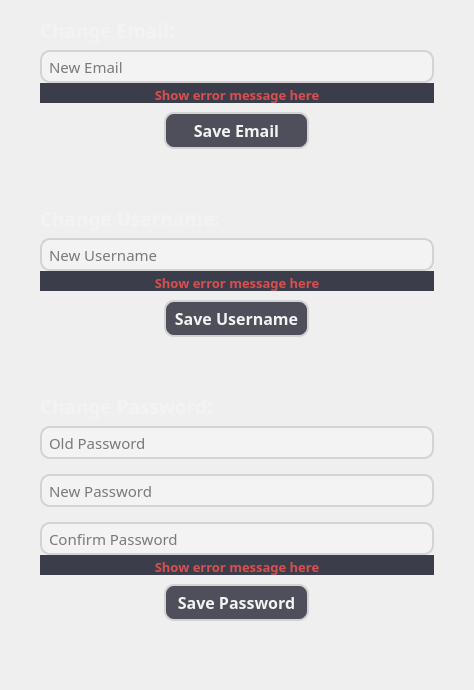
                     <widget class="QFrame" name="settingsChangeVerticalFrame">
                      <property name="minimumSize">
                       <size>
                        <width>474</width>
                        <height>0</height>
                       </size>
                      </property>
                      <property name="styleSheet">
                       <string notr="true"/>
                      </property>
                      <layout class="QVBoxLayout" name="verticalLayout_7">
                       <property name="spacing">
                        <number>0</number>
                       </property>
                       <property name="leftMargin">
                        <number>40</number>
                       </property>
                       <property name="topMargin">
                        <number>10</number>
                       </property>
                       <property name="rightMargin">
                        <number>40</number>
                       </property>
                       <property name="bottomMargin">
                        <number>20</number>
                       </property>
                       <item>
                        <widget class="QFrame" name="settingsChangeInsideVerticalFrame">
                         <layout class="QVBoxLayout" name="verticalLayout_6">
                          <property name="spacing">
                           <number>0</number>
                          </property>
                          <property name="leftMargin">
                           <number>0</number>
                          </property>
                          <property name="topMargin">
                           <number>0</number>
                          </property>
                          <property name="rightMargin">
                           <number>0</number>
                          </property>
                          <property name="bottomMargin">
                           <number>0</number>
                          </property>
                          <item>
                           <widget class="QLabel" name="changeEmailLabel">
                            <property name="minimumSize">
                             <size>
                              <width>0</width>
                              <height>40</height>
                             </size>
                            </property>
                            <property name="font">
                             <font>
                              <family>Cairo</family>
                              <pointsize>14</pointsize>
                              <weight>75</weight>
                              <bold>true</bold>
                             </font>
                            </property>
                            <property name="styleSheet">
                             <string notr="true">#changeEmailLabel {
color: #f3f3f3
}</string>
                            </property>
                            <property name="text">
                             <string>Change Email:</string>
                            </property>
                           </widget>
                          </item>
                          <item>
                           <widget class="QLineEdit" name="emailLineEdit">
                            <property name="maximumSize">
                             <size>
                              <width>500</width>
                              <height>33</height>
                             </size>
                            </property>
                            <property name="font">
                             <font>
                              <family>Cairo</family>
                              <pointsize>11</pointsize>
                              <weight>50</weight>
                              <bold>false</bold>
                             </font>
                            </property>
                            <property name="toolTip">
                             <string>&lt;html&gt;&lt;head/&gt;&lt;body&gt;&lt;p&gt;Enter a valid email address (e.g., name@example.com).&lt;/p&gt;&lt;/body&gt;&lt;/html&gt;</string>
                            </property>
                            <property name="styleSheet">
                             <string notr="true">#emailLineEdit {
    background-color: #f3f3f3; 
    border: 2px solid lightgray;  
    border-radius: 10px;         
    padding: 5px;                        
    color: black;             
}</string>
                            </property>
                            <property name="text">
                             <string/>
                            </property>
                            <property name="placeholderText">
                             <string>New Email</string>
                            </property>
                           </widget>
                          </item>
                          <item>
                           <widget class="QLabel" name="saveEmailErrorMessageLabel">
                            <property name="sizePolicy">
                             <sizepolicy hsizetype="Expanding" vsizetype="Expanding">
                              <horstretch>0</horstretch>
                              <verstretch>0</verstretch>
                             </sizepolicy>
                            </property>
                            <property name="minimumSize">
                             <size>
                              <width>252</width>
                              <height>20</height>
                             </size>
                            </property>
                            <property name="maximumSize">
                             <size>
                              <width>500</width>
                              <height>60</height>
                             </size>
                            </property>
                            <property name="font">
                             <font>
                              <family>Cairo</family>
                              <pointsize>10</pointsize>
                              <weight>75</weight>
                              <bold>true</bold>
                              <strikeout>false</strikeout>
                              <kerning>true</kerning>
                             </font>
                            </property>
                            <property name="styleSheet">
                             <string notr="true">#saveEmailErrorMessageLabel {
	color: #D84F4F;
	background-color: #3C3D4A;
	border: none;
}</string>
                            </property>
                            <property name="lineWidth">
                             <number>1</number>
                            </property>
                            <property name="midLineWidth">
                             <number>0</number>
                            </property>
                            <property name="text">
                             <string>&lt;p style='line-height: 0.7;'&gt;Show error message here&lt;/p&gt;</string>
                            </property>
                            <property name="textFormat">
                             <enum>Qt::RichText</enum>
                            </property>
                            <property name="scaledContents">
                             <bool>true</bool>
                            </property>
                            <property name="alignment">
                             <set>Qt::AlignCenter</set>
                            </property>
                            <property name="wordWrap">
                             <bool>true</bool>
                            </property>
                            <property name="margin">
                             <number>0</number>
                            </property>
                            <property name="indent">
                             <number>-1</number>
                            </property>
                            <property name="textInteractionFlags">
                             <set>Qt::LinksAccessibleByMouse|Qt::TextSelectableByMouse</set>
                            </property>
                           </widget>
                          </item>
                          <item>
                           <widget class="QFrame" name="frame">
                            <property name="maximumSize">
                             <size>
                              <width>500</width>
                              <height>16777215</height>
                             </size>
                            </property>
                            <layout class="QHBoxLayout" name="emailButonHorizontalLayout">
                             <property name="topMargin">
                              <number>9</number>
                             </property>
                             <item>
                              <widget class="QPushButton" name="emailPushButton">
                               <property name="minimumSize">
                                <size>
                                 <width>0</width>
                                 <height>31</height>
                                </size>
                               </property>
                               <property name="maximumSize">
                                <size>
                                 <width>145</width>
                                 <height>16777215</height>
                                </size>
                               </property>
                               <property name="font">
                                <font>
                                 <family>Cairo</family>
                                 <pointsize>12</pointsize>
                                 <weight>75</weight>
                                 <bold>true</bold>
                                </font>
                               </property>
                               <property name="cursor">
                                <cursorShape>PointingHandCursor</cursorShape>
                               </property>
                               <property name="toolTip">
                                <string>&lt;html&gt;&lt;head/&gt;&lt;body&gt;&lt;p&gt;Save your new email.&lt;/p&gt;&lt;/body&gt;&lt;/html&gt;</string>
                               </property>
                               <property name="styleSheet">
                                <string notr="true">#emailPushButton  {
    background-color: #4E4F5A; 
    border: 2px solid lightgray;  
    border-radius: 10px;         
    padding: 5px;                      
    color: #f3f3f3;       
}


#emailPushButton:hover {
    background-color: #464751; 
	border-color: #D7D7D7;
}

#emailPushButton:pressed {
    background-color: #383840; 
	border-color:#D7D7D7;
}</string>
                               </property>
                               <property name="text">
                                <string>Save Email</string>
                               </property>
                              </widget>
                             </item>
                            </layout>
                           </widget>
                          </item>
                          <item>
                           <spacer name="verticalSpacer_16">
                            <property name="orientation">
                             <enum>Qt::Vertical</enum>
                            </property>
                            <property name="sizeHint" stdset="0">
                             <size>
                              <width>20</width>
                              <height>40</height>
                             </size>
                            </property>
                           </spacer>
                          </item>
                          <item>
                           <widget class="QLabel" name="changeUsernameLabel">
                            <property name="minimumSize">
                             <size>
                              <width>0</width>
                              <height>40</height>
                             </size>
                            </property>
                            <property name="font">
                             <font>
                              <family>Cairo</family>
                              <pointsize>14</pointsize>
                              <weight>75</weight>
                              <bold>true</bold>
                             </font>
                            </property>
                            <property name="styleSheet">
                             <string notr="true">#changeUsernameLabel {
color: #f3f3f3
}</string>
                            </property>
                            <property name="text">
                             <string>Change Username:</string>
                            </property>
                           </widget>
                          </item>
                          <item>
                           <widget class="QLineEdit" name="usernameLineEdit">
                            <property name="maximumSize">
                             <size>
                              <width>500</width>
                              <height>33</height>
                             </size>
                            </property>
                            <property name="font">
                             <font>
                              <family>Cairo</family>
                              <pointsize>11</pointsize>
                             </font>
                            </property>
                            <property name="toolTip">
                             <string>&lt;html&gt;&lt;head/&gt;&lt;body&gt;&lt;p&gt;Choose a username that is at most 10 characters long.&lt;/p&gt;&lt;/body&gt;&lt;/html&gt;</string>
                            </property>
                            <property name="styleSheet">
                             <string notr="true">#usernameLineEdit {
    background-color: #f3f3f3; 
    border: 2px solid lightgray;  
    border-radius: 10px;         
    padding: 5px;                        
    color: black;             
	/*margin-bottom: 10px;*/
}</string>
                            </property>
                            <property name="text">
                             <string/>
                            </property>
                            <property name="placeholderText">
                             <string>New Username</string>
                            </property>
                           </widget>
                          </item>
                          <item>
                           <widget class="QLabel" name="saveUsernameErrorMessageLabel">
                            <property name="sizePolicy">
                             <sizepolicy hsizetype="Expanding" vsizetype="Expanding">
                              <horstretch>0</horstretch>
                              <verstretch>0</verstretch>
                             </sizepolicy>
                            </property>
                            <property name="minimumSize">
                             <size>
                              <width>252</width>
                              <height>20</height>
                             </size>
                            </property>
                            <property name="maximumSize">
                             <size>
                              <width>500</width>
                              <height>50</height>
                             </size>
                            </property>
                            <property name="font">
                             <font>
                              <family>Cairo</family>
                              <pointsize>10</pointsize>
                              <weight>75</weight>
                              <bold>true</bold>
                             </font>
                            </property>
                            <property name="styleSheet">
                             <string notr="true">#saveUsernameErrorMessageLabel {
	color: #D84F4F;
	background-color: #3C3D4A;
}</string>
                            </property>
                            <property name="text">
                             <string>&lt;p style='line-height: 0.7;'&gt;Show error message here&lt;/p&gt;</string>
                            </property>
                            <property name="alignment">
                             <set>Qt::AlignCenter</set>
                            </property>
                            <property name="wordWrap">
                             <bool>true</bool>
                            </property>
                            <property name="textInteractionFlags">
                             <set>Qt::LinksAccessibleByMouse|Qt::TextSelectableByMouse</set>
                            </property>
                           </widget>
                          </item>
                          <item>
                           <widget class="QFrame" name="frame">
                            <property name="maximumSize">
                             <size>
                              <width>500</width>
                              <height>16777215</height>
                             </size>
                            </property>
                            <layout class="QHBoxLayout" name="usernameButtonHorizontalLayout">
                             <item>
                              <widget class="QPushButton" name="usernamePushButton">
                               <property name="minimumSize">
                                <size>
                                 <width>0</width>
                                 <height>31</height>
                                </size>
                               </property>
                               <property name="maximumSize">
                                <size>
                                 <width>145</width>
                                 <height>16777215</height>
                                </size>
                               </property>
                               <property name="font">
                                <font>
                                 <family>Cairo</family>
                                 <pointsize>12</pointsize>
                                 <weight>75</weight>
                                 <bold>true</bold>
                                </font>
                               </property>
                               <property name="cursor">
                                <cursorShape>PointingHandCursor</cursorShape>
                               </property>
                               <property name="toolTip">
                                <string>&lt;html&gt;&lt;head/&gt;&lt;body&gt;&lt;p&gt;Save your new username.&lt;/p&gt;&lt;/body&gt;&lt;/html&gt;</string>
                               </property>
                               <property name="styleSheet">
                                <string notr="true">#usernamePushButton  {
    background-color: #4E4F5A; 
    border: 2px solid lightgray;  
    border-radius: 10px;         
    padding: 5px;                     
    color: #f3f3f3;       
}

#usernamePushButton:hover {
    background-color: #464751; 
	border-color: #D7D7D7;
}

#usernamePushButton:pressed {
    background-color: #383840; 
	border-color:#D7D7D7;
}</string>
                               </property>
                               <property name="text">
                                <string>Save Username</string>
                               </property>
                              </widget>
                             </item>
                            </layout>
                           </widget>
                          </item>
                          <item>
                           <spacer name="verticalSpacer_17">
                            <property name="orientation">
                             <enum>Qt::Vertical</enum>
                            </property>
                            <property name="sizeHint" stdset="0">
                             <size>
                              <width>20</width>
                              <height>40</height>
                             </size>
                            </property>
                           </spacer>
                          </item>
                          <item>
                           <widget class="QLabel" name="changePasswordLabel">
                            <property name="minimumSize">
                             <size>
                              <width>0</width>
                              <height>40</height>
                             </size>
                            </property>
                            <property name="font">
                             <font>
                              <family>Cairo</family>
                              <pointsize>14</pointsize>
                              <weight>75</weight>
                              <bold>true</bold>
                             </font>
                            </property>
                            <property name="styleSheet">
                             <string notr="true">#changePasswordLabel {
color: #f3f3f3
}</string>
                            </property>
                            <property name="text">
                             <string>Change Password:</string>
                            </property>
                           </widget>
                          </item>
                          <item>
                           <widget class="QFrame" name="verticalFrame">
                            <layout class="QVBoxLayout" name="changePasswordVerticalFrame">
                             <property name="spacing">
                              <number>15</number>
                             </property>
                             <property name="leftMargin">
                              <number>0</number>
                             </property>
                             <property name="topMargin">
                              <number>0</number>
                             </property>
                             <property name="rightMargin">
                              <number>0</number>
                             </property>
                             <property name="bottomMargin">
                              <number>0</number>
                             </property>
                             <item>
                              <widget class="QLineEdit" name="oldPasswordLineEdit">
                               <property name="maximumSize">
                                <size>
                                 <width>500</width>
                                 <height>33</height>
                                </size>
                               </property>
                               <property name="font">
                                <font>
                                 <family>Cairo</family>
                                 <pointsize>11</pointsize>
                                </font>
                               </property>
                               <property name="toolTip">
                                <string>&lt;html&gt;&lt;head/&gt;&lt;body&gt;&lt;p&gt;Enter your current password.&lt;/p&gt;&lt;/body&gt;&lt;/html&gt;</string>
                               </property>
                               <property name="styleSheet">
                                <string notr="true">#oldPasswordLineEdit {
    background-color: #f3f3f3; 
    border: 2px solid lightgray;  
    border-radius: 10px;         
    padding: 5px;                    
    color: black;             
}</string>
                               </property>
                               <property name="text">
                                <string/>
                               </property>
                               <property name="echoMode">
                                <enum>QLineEdit::Password</enum>
                               </property>
                               <property name="placeholderText">
                                <string>Old Password</string>
                               </property>
                              </widget>
                             </item>
                             <item>
                              <widget class="QLineEdit" name="newPasswordLineEdit">
                               <property name="maximumSize">
                                <size>
                                 <width>500</width>
                                 <height>33</height>
                                </size>
                               </property>
                               <property name="font">
                                <font>
                                 <family>Cairo</family>
                                 <pointsize>11</pointsize>
                                </font>
                               </property>
                               <property name="toolTip">
                                <string>&lt;html&gt;&lt;head/&gt;&lt;body&gt;&lt;p&gt;Your new password must have at least one uppercase letter and one digit. Minimum 6 characters and at most 20.&lt;/p&gt;&lt;/body&gt;&lt;/html&gt;</string>
                               </property>
                               <property name="styleSheet">
                                <string notr="true">#newPasswordLineEdit {
    background-color: #f3f3f3; 
    border: 2px solid lightgray;  
    border-radius: 10px;         
    padding: 5px;                    
    color: black;             
}</string>
                               </property>
                               <property name="text">
                                <string/>
                               </property>
                               <property name="echoMode">
                                <enum>QLineEdit::Password</enum>
                               </property>
                               <property name="placeholderText">
                                <string>New Password</string>
                               </property>
                              </widget>
                             </item>
                             <item>
                              <widget class="QLineEdit" name="confirmPasswordLineEdit">
                               <property name="maximumSize">
                                <size>
                                 <width>500</width>
                                 <height>33</height>
                                </size>
                               </property>
                               <property name="font">
                                <font>
                                 <family>Cairo</family>
                                 <pointsize>11</pointsize>
                                </font>
                               </property>
                               <property name="toolTip">
                                <string>&lt;html&gt;&lt;head/&gt;&lt;body&gt;&lt;p&gt;Confirm your new password by entering it again.&lt;/p&gt;&lt;/body&gt;&lt;/html&gt;</string>
                               </property>
                               <property name="styleSheet">
                                <string notr="true">#confirmPasswordLineEdit {
    background-color: #f3f3f3; 
    border: 2px solid lightgray;  
    border-radius: 10px;         
    padding: 5px;                      
    color: black;             
}</string>
                               </property>
                               <property name="text">
                                <string/>
                               </property>
                               <property name="echoMode">
                                <enum>QLineEdit::Password</enum>
                               </property>
                               <property name="placeholderText">
                                <string>Confirm Password</string>
                               </property>
                              </widget>
                             </item>
                            </layout>
                           </widget>
                          </item>
                          <item>
                           <widget class="QLabel" name="savePasswordErrorMessageLabel">
                            <property name="sizePolicy">
                             <sizepolicy hsizetype="Expanding" vsizetype="Expanding">
                              <horstretch>0</horstretch>
                              <verstretch>0</verstretch>
                             </sizepolicy>
                            </property>
                            <property name="minimumSize">
                             <size>
                              <width>252</width>
                              <height>20</height>
                             </size>
                            </property>
                            <property name="maximumSize">
                             <size>
                              <width>500</width>
                              <height>50</height>
                             </size>
                            </property>
                            <property name="font">
                             <font>
                              <family>Cairo</family>
                              <pointsize>10</pointsize>
                              <weight>75</weight>
                              <bold>true</bold>
                             </font>
                            </property>
                            <property name="styleSheet">
                             <string notr="true">#savePasswordErrorMessageLabel {
	color: #D84F4F;
	background-color: #3C3D4A;
	line-height: 50%;
}</string>
                            </property>
                            <property name="text">
                             <string>&lt;p style='line-height: 0.7;'&gt;Show error message here&lt;/p&gt;</string>
                            </property>
                            <property name="alignment">
                             <set>Qt::AlignCenter</set>
                            </property>
                            <property name="wordWrap">
                             <bool>true</bool>
                            </property>
                            <property name="textInteractionFlags">
                             <set>Qt::LinksAccessibleByMouse|Qt::TextSelectableByMouse</set>
                            </property>
                           </widget>
                          </item>
                          <item>
                           <widget class="QFrame" name="frame">
                            <property name="maximumSize">
                             <size>
                              <width>500</width>
                              <height>16777215</height>
                             </size>
                            </property>
                            <layout class="QHBoxLayout" name="passwordButtonHorizontalLayout">
                             <item>
                              <widget class="QPushButton" name="passwordPushButton">
                               <property name="minimumSize">
                                <size>
                                 <width>0</width>
                                 <height>31</height>
                                </size>
                               </property>
                               <property name="maximumSize">
                                <size>
                                 <width>145</width>
                                 <height>16777215</height>
                                </size>
                               </property>
                               <property name="font">
                                <font>
                                 <family>Cairo</family>
                                 <pointsize>12</pointsize>
                                 <weight>75</weight>
                                 <bold>true</bold>
                                </font>
                               </property>
                               <property name="cursor">
                                <cursorShape>PointingHandCursor</cursorShape>
                               </property>
                               <property name="toolTip">
                                <string>&lt;html&gt;&lt;head/&gt;&lt;body&gt;&lt;p&gt;Save your new password.&lt;/p&gt;&lt;/body&gt;&lt;/html&gt;</string>
                               </property>
                               <property name="styleSheet">
                                <string notr="true">#passwordPushButton  {
    background-color: #4E4F5A; 
    border: 2px solid lightgray;  
    border-radius: 10px;         
    padding: 5px;                   
    color: #f3f3f3;       
}

#passwordPushButton:hover {
    background-color: #464751; 
	border-color: #D7D7D7;
}

#passwordPushButton:pressed {
    background-color: #383840; 
	border-color:#D7D7D7;
}</string>
                               </property>
                               <property name="text">
                                <string>Save Password</string>
                               </property>
                              </widget>
                             </item>
                            </layout>
                           </widget>
                          </item>
                         </layout>
                        </widget>
                       </item>
                       <item>
                        <spacer name="verticalSpacer_11">
                         <property name="orientation">
                          <enum>Qt::Vertical</enum>
                         </property>
                         <property name="sizeHint" stdset="0">
                          <size>
                           <width>20</width>
                           <height>40</height>
                          </size>
                         </property>
                        </spacer>
                       </item>
                      </layout>
                     </widget>
